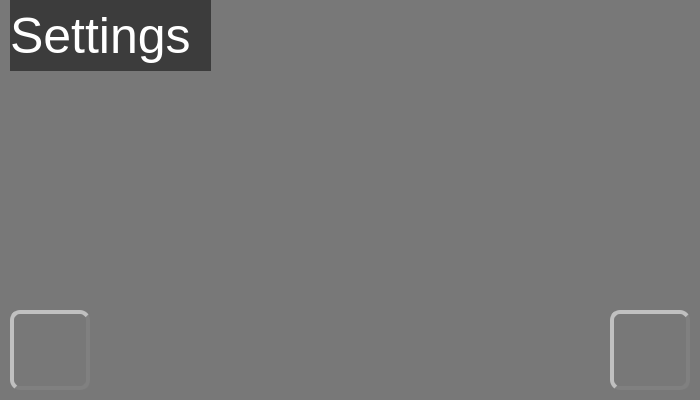
<?xml version="1.0" encoding="UTF-8"?>
<ui version="4.0">
 <class>Dialog</class>
 <widget class="QDialog" name="Dialog">
  <property name="geometry">
   <rect>
    <x>0</x>
    <y>0</y>
    <width>700</width>
    <height>400</height>
   </rect>
  </property>
  <property name="windowTitle">
   <string/>
  </property>
  <property name="windowOpacity">
   <double>1.000000000000000</double>
  </property>
  <property name="autoFillBackground">
   <bool>false</bool>
  </property>
  <property name="styleSheet">
   <string notr="true">QWidget {
border-style: none;
background: ;
 }
QFrame {
background-color: rgba(0,0,0,0.5)
}
QLabel {
border: none;
color: #FFFFFF;
font-size: 50px;
}
QLabel#unit{font-size: 80px; color: #AAAAAA;}
QLabel#wert{
border: none;
color: #FFFFFF;
font-size: 110px;
}
QToolButton{
background-color: qradialgradient(cx: 0.5, cy: 0.5, radius: 2	, fx: 0.5, fy: 1.5, stop: 0 rgba(255,30,30,255), stop: 0.2 rgba(255,30,30,144), stop: 0.3 rgba(255,30,30,32));
border-style: outset;
border-width: 4px;
border-color: #808080;
border-radius: 10px;
padding: 15px;
color: #FFFFFF;
text-align: right;
font-size: 13px;
background-repeat: no-repeat;
background-position: center center;
 }
QToolButton#plusButton {font-size:50px;}
QToolButton#minusButton {font-size:50px;}

QToolButton:hover{
background-color: qradialgradient(cx: 0.5, cy: 0.5, radius: 2	, fx: 0.5, fy: 1, stop: 0 rgba(255,30,30,255), stop: 0.2 rgba(255,30,30,144), stop: 0.3 rgba(255,30,30,32));
}
QToolButton:pressed{
background-color: qradialgradient(cx: 0.5, cy: 0.5, radius: 2	, fx: 0.5, fy: 1.5, stop: 0 rgba(255,30,30,255), stop: 0.2 rgba(255,30,30,144), stop: 0.3 rgba(255,30,30,32));
border-style: inset;}</string>
  </property>
  <property name="sizeGripEnabled">
   <bool>false</bool>
  </property>
  <widget class="QToolButton" name="cancelButton">
   <property name="geometry">
    <rect>
     <x>10</x>
     <y>310</y>
     <width>80</width>
     <height>80</height>
    </rect>
   </property>
   <property name="styleSheet">
    <string notr="true"/>
   </property>
   <property name="text">
    <string/>
   </property>
   <property name="icon">
    <iconset>
     <normaloff>img/cancel.png</normaloff>img/cancel.png</iconset>
   </property>
   <property name="iconSize">
    <size>
     <width>50</width>
     <height>50</height>
    </size>
   </property>
  </widget>
  <widget class="QToolButton" name="okButton">
   <property name="geometry">
    <rect>
     <x>610</x>
     <y>310</y>
     <width>80</width>
     <height>80</height>
    </rect>
   </property>
   <property name="styleSheet">
    <string notr="true"/>
   </property>
   <property name="text">
    <string/>
   </property>
   <property name="icon">
    <iconset>
     <normaloff>img/ok.png</normaloff>img/ok.png</iconset>
   </property>
   <property name="iconSize">
    <size>
     <width>50</width>
     <height>50</height>
    </size>
   </property>
  </widget>
  <widget class="QFrame" name="frame">
   <property name="geometry">
    <rect>
     <x>0</x>
     <y>0</y>
     <width>701</width>
     <height>401</height>
    </rect>
   </property>
   <property name="frameShape">
    <enum>QFrame::StyledPanel</enum>
   </property>
   <property name="frameShadow">
    <enum>QFrame::Raised</enum>
   </property>
   <widget class="QLabel" name="lb_is_Temp_2">
    <property name="geometry">
     <rect>
      <x>10</x>
      <y>0</y>
      <width>201</width>
      <height>71</height>
     </rect>
    </property>
    <property name="styleSheet">
     <string notr="true"/>
    </property>
    <property name="text">
     <string>Settings</string>
    </property>
   </widget>
  </widget>
  <zorder>frame</zorder>
  <zorder>cancelButton</zorder>
  <zorder>okButton</zorder>
 </widget>
 <resources/>
 <connections>
  <connection>
   <sender>cancelButton</sender>
   <signal>clicked()</signal>
   <receiver>Dialog</receiver>
   <slot>reject()</slot>
   <hints>
    <hint type="sourcelabel">
     <x>49</x>
     <y>349</y>
    </hint>
    <hint type="destinationlabel">
     <x>349</x>
     <y>199</y>
    </hint>
   </hints>
  </connection>
  <connection>
   <sender>okButton</sender>
   <signal>clicked()</signal>
   <receiver>Dialog</receiver>
   <slot>accept()</slot>
   <hints>
    <hint type="sourcelabel">
     <x>649</x>
     <y>349</y>
    </hint>
    <hint type="destinationlabel">
     <x>349</x>
     <y>199</y>
    </hint>
   </hints>
  </connection>
 </connections>
</ui>
